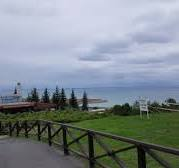
#> input picture goruntu_karıstırma/foto1.jpg, 179 x 168 px
$ python goruntukaristirma.py
#> lines starting #> are read from the running program, lines starting #| are printed output that depends on the picture
import cv2
import matplotlib.pyplot as plt

img1notresized=cv2.imread("foto1.jpg")
#> img1notresized is the input picture: shape (168, 179, 3); mean B, G, R 143.5, 137.3, 127.7
img1notresized=cv2.cvtColor(img1notresized, cv2.COLOR_BGR2RGB)

img2notresized=cv2.imread("foto2.jpg")
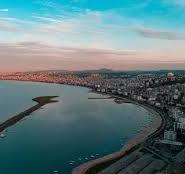
#> input picture goruntu_karıstırma/foto2.jpg, 185 x 174 px
#> img2notresized is the input picture: shape (174, 185, 3); mean B, G, R 126.4, 122.3, 95.4
img2notresized=cv2.cvtColor(img2notresized, cv2.COLOR_BGR2RGB)

img1=cv2.resize(img1notresized, (178,167))
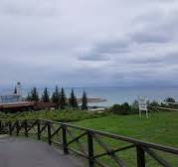
#> img1: shape (167, 178, 3); mean R, G, B 127.6, 137.1, 143.4
img2=cv2.resize(img2notresized,(178,167))
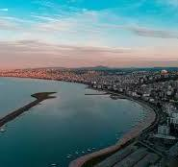
#> img2: shape (167, 178, 3); mean R, G, B 95.3, 122.1, 126.3

#plt.figure()
#plt.imshow(img1) #imshow edilen foto rgb degil bgr formatında

#plt.figure()
#plt.imshow(img2)

blend=cv2.addWeighted(src1=img1,alpha=0.5,src2=img2,beta=0.5,gamma=0.5)
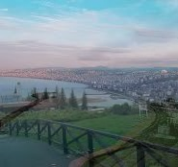
#> blend: shape (167, 178, 3); mean R, G, B 112, 130.1, 135.3
plt.figure()
plt.imshow(blend)
